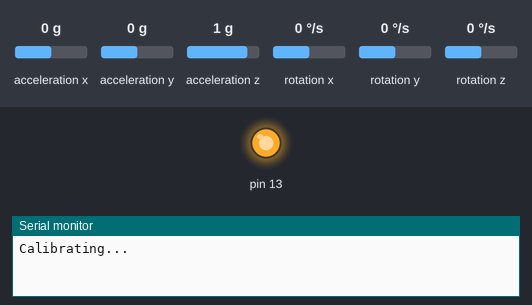
Bench run of a sketch on a simulated Arduino Uno, built with avr-gcc and run on an emulated ATmega328P. Parts: output pins drawn as LEDs (lit = HIGH), the last lines printed to the serial monitor. Wiring (inferred from the names in the program): MPU-6050 motion sensor at I2C address 0x68. The inputs (shaded band) are chosen by the test bench; at power-on: acceleration x 0 g, acceleration y 0 g, acceleration z 1 g, rotation x 0 °/s, rotation y 0 °/s, rotation z 0 °/s.

Above: at 0.1 s.
At 10.7 s:
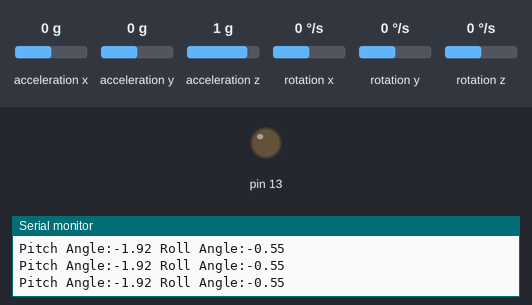
10.8 s: acceleration x set to -1.4 g
13.8 s: acceleration y set to -0.8 g
16.8 s: acceleration z set to -1.4 g
19.8 s: rotation x set to -192 °/s
Timing chart, 0 to 22.8 s (numbered marks = the images above; inputs shaded):
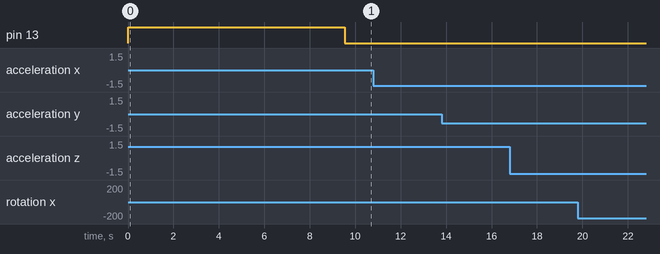

The sketch:

calculate-angles-using-gyro-and-accel-data-sketch.ino
```cpp
/*////// Reference Tutorials ///////

I suggest that you watch all these videos. They will help you understand this code.

MPU-6050 6dof IMU tutorial for auto-leveling quadcopters with Arduino source code (Part 1)
Joop Brokking
https://www.youtube.com/watch?v=4BoIE8YQwM8&t=0s

MPU-6050 6dof IMU tutorial for auto-leveling quadcopters with Arduino source code - Part 2
Joop Brokking
https://www.youtube.com/watch?v=j-kE0AMEWy4

Build a Digital Level with MPU-6050 and Arduino
DroneBot Workshop
https://dronebotworkshop.com/mpu-6050-level/

Ep. 57 Arduino Accelerometer & Gyroscope Tutorial MPU-6050 6DOF Module
EEEnthusiast
https://www.youtube.com/watch?v=M9lZ5Qy5S2s

How I2C Communication Works and How To Use It with Arduino
How To Mechatronics
https://www.youtube.com/watch?v=6IAkYpmA1DQ

Arduino Tutorial: Using millis() Instead of delay()
Norwegian Creations
https://www.norwegiancreations.com/2017/09/arduino-tutorial-using-millis-instead-of-delay/

*///////////////////////////////////


/*/// Datasheets and Manuals ///////

MPU-6000 and MPU-6050
Product Specification
Revision 3.4
(MPU-6000-and-MPU-6050-Product-Specification.pdf)
https://invensense.tdk.com/wp-content/uploads/2015/02/MPU-6000-Datasheet1.pdf

MPU-6000 and MPU-6050
Register Map and Descriptions
Revision 4.2
(MPU-6000-and-MPU-6050-Register-Map-and-Descriptions.pdf)
https://invensense.tdk.com/wp-content/uploads/2015/02/MPU-6000-Register-Map1.pdf

*//////////////////////////////////


/*
 * Basics:
 1. The gyro gives you the rotational speed around the x, y and z axis.
 2. The accelerometer gives you the g force (1g = 9.81m/sec2) experienced by each axis.
 When the MPU-6050 is lying flat and not moving, z = 1g, x = 0g, y = 0g.
 */


// Include the wire.h library for I2C
#include <Wire.h>

// Define the MPU I2C address
// Manual: Section 9.2
// 0b1101000 in binary is the same as 0x68 in hexadecimal
// Both formats can be used here.
const int mpu_i2c_address = 0x68; //Binary: 0b1101000

long raw_acc_x, raw_acc_y, raw_acc_z;
int raw_temp;
long raw_gyro_x, raw_gyro_y, raw_gyro_z;

long gyro_x_cal, gyro_y_cal, gyro_z_cal;
float angle_pitch_output;
float angle_roll_output;
boolean set_gyro_angles;
long loop_timer;

float gforce_acc_x, gforce_acc_y, gforce_acc_z;
float rot_speed_gyro_x, rot_speed_gyro_y, rot_speed_gyro_z;
float rpm_rot_speed_gyro_x, rpm_rot_speed_gyro_y, rpm_rot_speed_gyro_z;


int gyro_x, gyro_y, gyro_z;
long acc_x, acc_y, acc_z, acc_total_vector;
float angle_roll_acc, angle_pitch_acc;

float angle_pitch, angle_roll;
int angle_pitch_buffer, angle_roll_buffer;

/*
  (Sec. 4.19 pg. 31)
  FS_SEL, Full Scale Range, LSB Sensitivity
  0, ± 250 °/s, 131 LSB/°/s
  1, ± 500 °/s, 65.5 LSB/°/s
  2, ± 1000 °/s, 32.8 LSB/°/s
  3, ± 2000 °/s, 16.4 LSB/°/s
 */
// This refers to how the gyro is set up.
float LSB_Sensitivity;


//////////////////////////////////////////////////////////////////////
//////////////////////////// DEFINE FUNCTIONS ///////////////////////


void setup_mpu_6050() {

  /*
   * Establish communication with the MPU.
   * Set up the registers that we will be using. (In other words, configure the MPU parameters.)
   * Refer to this video that shows how this is done:
   * Ep. 57 Arduino Accelerometer & Gyroscope Tutorial MPU-6050 6DOF Module
     EEEnthusiast
     https://www.youtube.com/watch?v=M9lZ5Qy5S2s
   *
   * This is the datsheet referenced below:
   * MPU-6000 and MPU-6050
    Register Map and Descriptions
    Revision 4.2
    https://invensense.tdk.com/wp-content/uploads/2015/02/MPU-6000-Register-Map1.pdf

   * Registers are various locations in the MPU6050 memory containing information or data.
   */

  // Wake up the MPU.
  // By default the MPU is in sleep mode when powered up. (Ref: Register Map, Section 4)

  // Start communication with the MPU-6050
  Wire.beginTransmission(mpu_i2c_address);
  // Select the register
  // Register 6B - Power Management
  Wire.write(0x6B);
  // Write to the register
  // Set the SLEEP register to 0
  Wire.write(0x00); //Binary: 0b00000000
  // End the transmission
  Wire.endTransmission();


  // Configure the gyro (set the full scale range to: +/- 500 degrees per sec)

  /*
  (Sec. 4.19 pg. 31)
  FS_SEL, Full Scale Range, LSB Sensitivity
  0, ± 250 °/s, 131 LSB/°/s
  1, ± 500 °/s, 65.5 LSB/°/s
  2, ± 1000 °/s, 32.8 LSB/°/s
  3, ± 2000 °/s, 16.4 LSB/°/s

  Notes:

  Imagine a jet plane.

  x - roll
  y - pitch
  z - yaw

  “Nose up” is a positive increase in pitch angle.
  “Left wing up” is a positive increase in roll angle.
  “Nose rotated right” is a positive increase in yaw.

  On the MP6050 there are two arrows shown. The tip of the Y arrow is
  the nose. Therefore, lifting the nose up and down changes the pitch
  angle. The tip and the end of the X arrow are the two wings.

   */

  // Ref: Product Specification, Sect. 5.1
  // Example: (250/360)*60 = 41.6rpm
  // If we select 250 then we will only be able to detect
  // up to 41.6rpm rotational speed.
  // Keep in mind that the Gyro Sensitivity decreases as we increase the
  // full scale range i.e. as we select 500deg/sec, 1000deg/sec or 2000deg/sec.

  // Start communication with the MPU-6050
  Wire.beginTransmission(mpu_i2c_address);
  // Select the register
  // Register 1B - GYRO_CONFIG
  Wire.write(0x1B);
  // Write to the register
  // Set the FS_SEL register to 500 deg/sec
  Wire.write(0b00001000); // this is for FS_SEL 1
  // End the transmission
  Wire.endTransmission();

  // Example: If we wanted to select 2000 deg/sec
  // On the table, page 14 FS_SEL is 3 for 2000 deg/sec.
  // 3 in binary is 0b11
  // Therefore we need to set bits 4 and 3 to 11. (See table at top of page 14).
  // Start counting the bits from right to left, starting at 0.
  // We would use: 0b00011000

  // 500deg/sec, FS_SEL 1, 0b00001000, 0x08
  // 250deg/sec, FS_SEL 0, 0b00000000


  // Configure the Accelerometer (set the full scale range to: +/-2g)

  /*
  (Sec. 4.17, pg.29)
  AFS_SEL, Full Scale Range, LSB Sensitivity
  0, ±2g, 16384 LSB/g
  1, ±4g, 8192 LSB/g
  2, ±8g, 4096 LSB/g
  3, ±16g, 2048 LSB/g

  Example:
  Convert a raw accelerometer value to a value in g.

  Full scale range = ±2g
  LSB Sensitivity at ±2g = 16384 LSB/g
  raw_acc_z = 20000 (along z axis)

  z axis value in g = 20000/16384 = 1.22g (i.e. 1.22 * 9.81m/sec2)
   */


  // Start communication with the MPU-6050
  Wire.beginTransmission(mpu_i2c_address);
  // Select the register
  // Register 1C - ACCEL_CONFIG (Sect. 4.5, Page 15)
  Wire.write(0x1C);
  // Write to the register
  // Set the AFS_SEL register to +/- 2g
  Wire.write(0b00000000); // this is for AFS_SEL 0 (Page 15)
  // End the transmission
  Wire.endTransmission();

}

void get_raw_mpu6050_data() {

  /*
   * Get the raw gyro, accelerometer and tepmerature data from the
   * MPU-6050 registers.
   * 14 Registers: 3B to 48 (59 - 72). (Ref: Pg. 7)
   * The values are stored in global variables. Therefore, this function
   * does not return anything.
   *
   * These two tutorials will help you understand what the raw gyro and accel values mean:
    MPU-6050 6dof IMU tutorial for auto-leveling quadcopters with Arduino source code (Part 1)
    Joop Brokking
    https://www.youtube.com/watch?v=4BoIE8YQwM8&t=0s

    MPU-6050 6dof IMU tutorial for auto-leveling quadcopters with Arduino source code - Part 2
    Joop Brokking
    https://www.youtube.com/watch?v=j-kE0AMEWy4
    *
   */

   // Set the start register
   // The data we want is stored in register 3B to register 48 (14 registers in total)

  // Start communication with the MPU-6050
  Wire.beginTransmission(mpu_i2c_address);
  // Set the start register (0x3B).
  Wire.write(0x3B);
  // End the transmission
  Wire.endTransmission();


  // Request data from the 14 registers
  // This will begin at the start register that was set above.

  // Request registers 3B to 48
  Wire.requestFrom(mpu_i2c_address, 14);
  // Wait until all bytes are received
  while(Wire.available() < 14);


  // Store the data in variables

  // These statements left shift 8 bits then bitwise OR.
  // Turns two 8-bit values into one 16-bit value.
  // These are global variables.
  raw_acc_x = Wire.read()<<8|Wire.read(); // store first two bytes into raw_acc_x
  raw_acc_y = Wire.read()<<8|Wire.read(); // store next two bytes into raw_acc_y
  raw_acc_z = Wire.read()<<8|Wire.read(); // store next two bytes into raw_acc_z
  raw_temp = Wire.read()<<8|Wire.read(); // store next two bytes into raw_temp
  raw_gyro_x = Wire.read()<<8|Wire.read(); // store next two bytes into raw_gyro_x
  raw_gyro_y = Wire.read()<<8|Wire.read(); // store next two bytes into raw_gyro_y
  raw_gyro_z = Wire.read()<<8|Wire.read(); // store last two bytes into raw_gyro_z

}


void print_raw_data() {

  Serial.print("raw_acc_x: ");
  Serial.print(raw_acc_x);

  Serial.print(" raw_acc_y: ");
  Serial.print(raw_acc_y);

  Serial.print(" raw_acc_z: ");
  Serial.print(raw_acc_z);

  Serial.print(" raw_gyro_x: ");
  Serial.print(raw_gyro_x);

  Serial.print(" raw_gyro_y: ");
  Serial.print(raw_gyro_y);

  Serial.print(" raw_gyro_z: ");
  Serial.println(raw_gyro_z);

}

void calc_acc_gforces() {

  /*
   * Convert the raw acc values to values in g.
   */

   /*
  (Sec. 4.17, pg.29)
  AFS_SEL, Full Scale Range, LSB Sensitivity
  0, ±2g, 16384 LSB/g
  1, ±4g, 8192 LSB/g
  2, ±8g, 4096 LSB/g
  3, ±16g, 2048 LSB/g

  Example:
  Convert a raw accelerometer value to a value in g.

  Full scale range = ±2g
  LSB Sensitivity at ±2g = 16384 LSB/g
  raw_acc_z = 20000 (along z axis)

  z axis value in g = 20000/16384 = 1.22g (i.e. 1.22 * 9.81m/sec2)
   */

  gforce_acc_x = raw_acc_x/16384.0;
  gforce_acc_y = raw_acc_y/16384.0;
  gforce_acc_z = raw_acc_z/16384.0;
}


void print_acc_gforces() {

  Serial.print("gforce_acc_x: ");
  Serial.print(gforce_acc_x);

  Serial.print(" gforce_acc_y: ");
  Serial.print(gforce_acc_y);

  Serial.print(" gforce_acc_z: ");
  Serial.println(gforce_acc_z);

}


void calc_gyro_rot_speed() {

    /*
   * Convert the raw gyro values to rotational speed in degrees per second.
   */

   /*
  (Sec. 4.19 pg. 31)
  FS_SEL, Full Scale Range, LSB Sensitivity
  0, ± 250 °/s, 131 LSB/°/s
  1, ± 500 °/s, 65.5 LSB/°/s
  2, ± 1000 °/s, 32.8 LSB/°/s
  3, ± 2000 °/s, 16.4 LSB/°/s

  Example:
  Convert a raw gyro value to degrees per second and rpm.

  Full scale range = ± 250 °/s
  LSB Sensitivity at ± 250 °/s = 131 LSB/°/s (When the gyro is rotating at 1 deg/sec the raw output is 131)
  raw_gyro_x = 20000

  x axis value in degrees = 20000/131 = 15.27 deg/sec

  x axis value in rpm = (20000/131) * (60/360) = 2.5 rpm

  Notes:

  Imagine a jet plane.

  x - roll
  y - pitch
  z - yaw

  “Nose up” is a positive increase in pitch angle.
  “Left wing up” is a positive increase in roll angle.
  “Nose rotated right” is a positive increase in yaw.

  On the MP6050 there are two arrows shown. The tip of the Y arrow is
  the nose. Therefore, lifting the nose up and down changes the pitch
  angle. The tip and the end of the X arrow are the two wings.

  */

  // rotational speed in deg/sec
  rot_speed_gyro_x = raw_gyro_x/131.0;
  rot_speed_gyro_y = raw_gyro_y/131.0;
  rot_speed_gyro_z = raw_gyro_z/131.0;

  // rotational speed in rpm
  rpm_rot_speed_gyro_x = rot_speed_gyro_x * (60.0/360.0);
  rpm_rot_speed_gyro_y = rot_speed_gyro_y * (60.0/360.0);
  rpm_rot_speed_gyro_z = rot_speed_gyro_z * (60.0/360.0);
}


void print_gyro_rot_speed() {

  Serial.print("rot_speed_gyro_x: ");
  Serial.print(rot_speed_gyro_x);

  Serial.print(" rot_speed_gyro_y: ");
  Serial.print(rot_speed_gyro_y);

  Serial.print(" rot_speed_gyro_z: ");
  Serial.println(rot_speed_gyro_z);

}


void print_gyro_rpm_rot_speed() {

  Serial.print("rpm_rot_speed_gyro_x: ");
  Serial.print(rpm_rot_speed_gyro_x);

  Serial.print(" rpm_rot_speed_gyro_y: ");
  Serial.print(rpm_rot_speed_gyro_y);

  Serial.print(" rpm_rot_speed_gyro_z: ");
  Serial.println(rpm_rot_speed_gyro_z);

}


void calc_pitch_and_roll_angles() {

  /*
   Ref: Dronebot Workshop
   https://dronebotworkshop.com/mpu-6050-level/
   */


  gyro_x = raw_gyro_x;
  gyro_y = raw_gyro_y;
  gyro_z = raw_gyro_z;

  acc_x = raw_acc_x;
  acc_y = raw_acc_y;
  acc_z = raw_acc_z;

  //Subtract the offset values from the raw gyro values
  gyro_x -= gyro_x_cal;
  gyro_y -= gyro_y_cal;
  gyro_z -= gyro_z_cal;

  //Gyro angle calculations . Note 0.0000611 = 1 / (250Hz x 65.5)

  //Calculate the traveled pitch angle and add this to the angle_pitch variable
  angle_pitch += gyro_x * 0.0000611;
  //Calculate the traveled roll angle and add this to the angle_roll variable
  //0.000001066 = 0.0000611 * (3.142(PI) / 180degr) The Arduino sin function is in radians
  angle_roll += gyro_y * 0.0000611;

  //If the IMU has yawed transfer the roll angle to the pitch angle
  angle_pitch += angle_roll * sin(gyro_z * 0.000001066);
  //If the IMU has yawed transfer the pitch angle to the roll angle
  angle_roll -= angle_pitch * sin(gyro_z * 0.000001066);

  //Accelerometer angle calculations

  //Calculate the total accelerometer vector
  acc_total_vector = sqrt((acc_x*acc_x)+(acc_y*acc_y)+(acc_z*acc_z));

  //57.296 = 1 / (3.142 / 180) The Arduino asin function is in radians
  //Calculate the pitch angle
  angle_pitch_acc = asin((float)acc_y/acc_total_vector)* 57.296;
  //Calculate the roll angle
  angle_roll_acc = asin((float)acc_x/acc_total_vector)* -57.296;

  //Accelerometer calibration value for pitch
  angle_pitch_acc -= 0.0;
  //Accelerometer calibration value for roll
  angle_roll_acc -= 0.0;

  if(set_gyro_angles){

  //If the IMU has been running
  //Correct the drift of the gyro pitch angle with the accelerometer pitch angle
    angle_pitch = angle_pitch * 0.9996 + angle_pitch_acc * 0.0004;
    //Correct the drift of the gyro roll angle with the accelerometer roll angle
    angle_roll = angle_roll * 0.9996 + angle_roll_acc * 0.0004;
  }
  else{
    //IMU has just started
    //Set the gyro pitch angle equal to the accelerometer pitch angle
    angle_pitch = angle_pitch_acc;
    //Set the gyro roll angle equal to the accelerometer roll angle
    angle_roll = angle_roll_acc;
    //Set the IMU started flag
    set_gyro_angles = true;
  }

  //To dampen the pitch and roll angles a complementary filter is used
  //Take 90% of the output pitch value and add 10% of the raw pitch value
  angle_pitch_output = angle_pitch_output * 0.9 + angle_pitch * 0.1;
  //Take 90% of the output roll value and add 10% of the raw roll value
  angle_roll_output = angle_roll_output * 0.9 + angle_roll * 0.1;
  //Wait until the loop_timer reaches 4000us (250Hz) before starting the next loop

  // Print to Serial Monitor
  Serial.print(" | Angle  = "); Serial.println(angle_pitch_output);

}

//////////////////////////// End of Functions //////////////////////////
///////////////////////////////////////////////////////////////////////


//////////////////////////////////////////////////////////////////////
//////////////////////////// SETUP and MAIN LOOP ////////////////////

void setup() {

  // Connect to the Arduino serial monitor
  Serial.begin(57600);

  // Start I2C
  Wire.begin();

  // Configure the MPU-6050 registers
  setup_mpu_6050();

  // Set the pin with the builtin LED as the output
  // When the LED is on we will know that the code is busy with this initial setup.
  pinMode(13, OUTPUT);

  // Turn on the LED
  digitalWrite(13, HIGH);

  Serial.println("Calibrating...");

  for (int cal_int = 0; cal_int < 2000 ; cal_int ++){                  //Run this code 2000 times

    get_raw_mpu6050_data();                                             //Read the raw acc and gyro data from the MPU-6050

    gyro_x_cal += raw_gyro_x;                                           //Add the gyro x-axis offset to the gyro_x_cal variable
    gyro_y_cal += raw_gyro_y;                                           //Add the gyro y-axis offset to the gyro_y_cal variable
    gyro_z_cal += raw_gyro_z;                                           //Add the gyro z-axis offset to the gyro_z_cal variable
    delay(3);                                                          //Delay 3us to simulate the 250Hz program loop
  }
  gyro_x_cal /= 2000;                                                  //Divide the gyro_x_cal variable by 2000 to get the avarage offset
  gyro_y_cal /= 2000;                                                  //Divide the gyro_y_cal variable by 2000 to get the avarage offset
  gyro_z_cal /= 2000;                                                  //Divide the gyro_z_cal variable by 2000 to get the avarage offset

  Serial.println(gyro_x_cal);
  Serial.println(gyro_y_cal);
  Serial.println(gyro_z_cal);

  // Turn off the LED
  digitalWrite(13, LOW);


  // micros() returns the amount of microseconds that have passed since program start.
  // millis() returns the amount of milliseconds that have passed since program start.
  // See: https://www.norwegiancreations.com/2017/09/arduino-tutorial-using-millis-instead-of-delay/

  // Initialize the timer
  loop_timer = micros();
}


void loop() {


  // Get the raw gyro and accelerometer data
  get_raw_mpu6050_data();

  gyro_x = raw_gyro_x;
  gyro_y = raw_gyro_y;
  gyro_z = raw_gyro_z;

  acc_x = raw_acc_x;
  acc_y = raw_acc_y;
  acc_z = raw_acc_z;

  //Subtract the offset values from the raw gyro values
  gyro_x -= gyro_x_cal;
  gyro_y -= gyro_y_cal;
  gyro_z -= gyro_z_cal;

  //Gyro angle calculations . Note 0.0000611 = 1 / (250Hz x 65.5)

  //Calculate the traveled pitch angle and add this to the angle_pitch variable
  angle_pitch += gyro_x * 0.0000611;
  //Calculate the traveled roll angle and add this to the angle_roll variable
  //0.000001066 = 0.0000611 * (3.142(PI) / 180degr) The Arduino sin function is in radians
  angle_roll += gyro_y * 0.0000611;

    // Print to Serial Monitor
  Serial.print("Pitch Angle:"); Serial.print(angle_pitch);
  Serial.print(" Roll Angle:"); Serial.println(angle_roll);

  //If the IMU has yawed transfer the roll angle to the pitch angle
  angle_pitch += angle_roll * sin(gyro_z * 0.000001066);
  //If the IMU has yawed transfer the pitch angle to the roll angle
  angle_roll -= angle_pitch * sin(gyro_z * 0.000001066);

  //Accelerometer angle calculations

  //Calculate the total accelerometer vector
  acc_total_vector = sqrt((acc_x*acc_x)+(acc_y*acc_y)+(acc_z*acc_z));

  //57.296 = 1 / (3.142 / 180) The Arduino asin function is in radians
  //Calculate the pitch angle
  angle_pitch_acc = asin((float)acc_y/acc_total_vector)* 57.296;
  //Calculate the roll angle
  angle_roll_acc = asin((float)acc_x/acc_total_vector)* -57.296;

  //Accelerometer calibration value for pitch
  angle_pitch_acc -= 1.92;
  //Accelerometer calibration value for roll
  angle_roll_acc -= 0.55;

  if(set_gyro_angles){

  //If the IMU has been running
  //Correct the drift of the gyro pitch angle with the accelerometer pitch angle
    angle_pitch = angle_pitch * 0.9996 + angle_pitch_acc * 0.0004;
    //Correct the drift of the gyro roll angle with the accelerometer roll angle
    angle_roll = angle_roll * 0.9996 + angle_roll_acc * 0.0004;
  }
  else{
    //IMU has just started
    //Set the gyro pitch angle equal to the accelerometer pitch angle
    angle_pitch = angle_pitch_acc;
    //Set the gyro roll angle equal to the accelerometer roll angle
    angle_roll = angle_roll_acc;
    //Set the IMU started flag
    set_gyro_angles = true;
  }

  //To dampen the pitch and roll angles a complementary filter is used
  //Take 90% of the output pitch value and add 10% of the raw pitch value
  angle_pitch_output = angle_pitch_output * 0.9 + angle_pitch * 0.1;
  //Take 90% of the output roll value and add 10% of the raw roll value
  angle_roll_output = angle_roll_output * 0.9 + angle_roll * 0.1;
  //Wait until the loop_timer reaches 4000us (250Hz) before starting the next loop

  // Print to Serial Monitor
  //Serial.print("Pitch Angle:"); Serial.print(angle_pitch_output);
  //Serial.print(" Roll Angle:"); Serial.println(angle_roll_output);

  // Print the raw data
  //print_raw_data();

  //calc_acc_gforces();
  //print_acc_gforces();

  //calc_gyro_rot_speed();
  //print_gyro_rot_speed();
  //print_gyro_rpm_rot_speed();


  //Wait until the loop_timer reaches 4000us (250Hz) before starting the next loop
  while(micros() - loop_timer < 4000);

 //Reset the loop timer
 loop_timer = micros();

}

//////////////////////////// End of Setup and Main Loop ////////////////
///////////////////////////////////////////////////////////////////////
```
